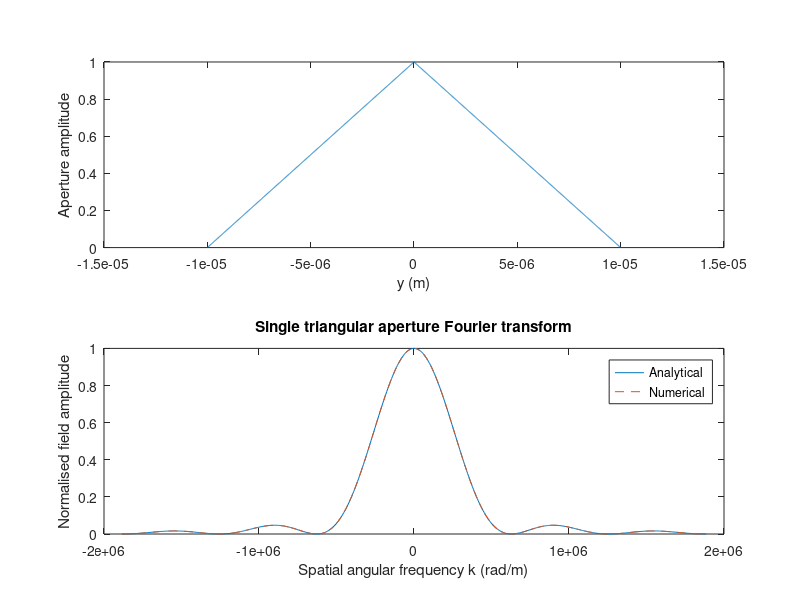

Source code (MATLAB):
% Single triangular aperture with FULL support width w.
% A(y)=max(1-|y|/a,0), a=w/2.
% Integral A(y)exp(-iky)dy = a*[sin(ka/2)/(ka/2)]^2.
w = 20e-6; a = w/2; y = linspace(-a,a,4001);
aperture = max(1-abs(y)/a,0);
k = linspace(-12*pi/w,12*pi/w,601);
u = k*a/2; sinc_unnormalised = ones(size(u));
nonzero = abs(u)>eps; sinc_unnormalised(nonzero)=sin(u(nonzero))./u(nonzero);
amplitude_analytic = a*sinc_unnormalised.^2;
amplitude_numeric = zeros(size(k));
for index = 1:numel(k)
    amplitude_numeric(index) = real(trapz(y,aperture.*exp(-1i*k(index)*y)));
end
fprintf('First positive zero: k=4*pi/w = %.6g rad/m\n',4*pi/w);
fprintf('Max normalised transform error: %.3g\n',max(abs(amplitude_numeric-amplitude_analytic))/a);
figure; subplot(2,1,1); plot(y,aperture); xlabel('y (m)'); ylabel('Aperture amplitude');
subplot(2,1,2); plot(k,amplitude_analytic/a,k,amplitude_numeric/a,'--');
xlabel('Spatial angular frequency k (rad/m)'); ylabel('Normalised field amplitude');
legend('Analytical','Numerical'); title('Single triangular aperture Fourier transform');
